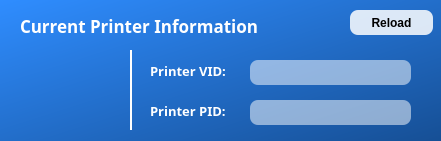
   <widget class="QFrame" name="frame_5">
    <property name="geometry">
     <rect>
      <x>730</x>
      <y>470</y>
      <width>441</width>
      <height>141</height>
     </rect>
    </property>
    <property name="styleSheet">
     <string notr="true">QFrame {
	background: qlineargradient(spread:pad, x1:0, y1:0, x2:1, y2:1, stop:0 rgba(47, 141, 255, 255), stop:1 rgba(22, 79, 149, 255));
	border-radius: 12px;
}</string>
    </property>
    <property name="frameShape">
     <enum>QFrame::StyledPanel</enum>
    </property>
    <property name="frameShadow">
     <enum>QFrame::Raised</enum>
    </property>
    <widget class="QLabel" name="label_20">
     <property name="geometry">
      <rect>
       <x>20</x>
       <y>0</y>
       <width>271</width>
       <height>51</height>
      </rect>
     </property>
     <property name="font">
      <font>
       <family>Sans Serif</family>
       <pointsize>13</pointsize>
       <weight>75</weight>
       <italic>false</italic>
       <bold>true</bold>
       <strikeout>false</strikeout>
       <kerning>true</kerning>
      </font>
     </property>
     <property name="styleSheet">
      <string notr="true">QLabel {
	text-align: center;
	background: transparent;
	color: white;
}</string>
     </property>
     <property name="text">
      <string>Current Printer Information</string>
     </property>
     <property name="textFormat">
      <enum>Qt::PlainText</enum>
     </property>
    </widget>
    <widget class="QLabel" name="label_24">
     <property name="geometry">
      <rect>
       <x>150</x>
       <y>60</y>
       <width>91</width>
       <height>21</height>
      </rect>
     </property>
     <property name="font">
      <font>
       <family>Sans Serif</family>
       <pointsize>10</pointsize>
       <weight>75</weight>
       <italic>false</italic>
       <bold>true</bold>
       <strikeout>false</strikeout>
       <kerning>true</kerning>
      </font>
     </property>
     <property name="styleSheet">
      <string notr="true">QLabel {
	text-align: center;
	background: transparent;
	color: white;
}</string>
     </property>
     <property name="text">
      <string>Printer VID:</string>
     </property>
     <property name="textFormat">
      <enum>Qt::PlainText</enum>
     </property>
    </widget>
    <widget class="QLineEdit" name="et_printerVid">
     <property name="geometry">
      <rect>
       <x>250</x>
       <y>60</y>
       <width>161</width>
       <height>25</height>
      </rect>
     </property>
     <property name="styleSheet">
      <string notr="true">QLineEdit {
	background: rgba(255, 255, 255, 130);
	border-radius: 8px;
	padding: 5px;
}</string>
     </property>
    </widget>
    <widget class="QLabel" name="label_25">
     <property name="geometry">
      <rect>
       <x>150</x>
       <y>100</y>
       <width>91</width>
       <height>21</height>
      </rect>
     </property>
     <property name="font">
      <font>
       <family>Sans Serif</family>
       <pointsize>10</pointsize>
       <weight>75</weight>
       <italic>false</italic>
       <bold>true</bold>
       <strikeout>false</strikeout>
       <kerning>true</kerning>
      </font>
     </property>
     <property name="styleSheet">
      <string notr="true">QLabel {
	text-align: center;
	background: transparent;
	color: white;
}</string>
     </property>
     <property name="text">
      <string>Printer PID:</string>
     </property>
     <property name="textFormat">
      <enum>Qt::PlainText</enum>
     </property>
    </widget>
    <widget class="QLineEdit" name="et_printerPid">
     <property name="geometry">
      <rect>
       <x>250</x>
       <y>100</y>
       <width>161</width>
       <height>25</height>
      </rect>
     </property>
     <property name="styleSheet">
      <string notr="true">QLineEdit {
	background: rgba(255, 255, 255, 130);
	border-radius: 8px;
	padding: 5px;
}</string>
     </property>
    </widget>
    <widget class="QFrame" name="frame_8">
     <property name="geometry">
      <rect>
       <x>130</x>
       <y>50</y>
       <width>2</width>
       <height>80</height>
      </rect>
     </property>
     <property name="styleSheet">
      <string notr="true">QFrame {
	background: white;
}</string>
     </property>
     <property name="frameShape">
      <enum>QFrame::StyledPanel</enum>
     </property>
     <property name="frameShadow">
      <enum>QFrame::Raised</enum>
     </property>
    </widget>
    <widget class="QPushButton" name="btn_reloadPrinterInformation">
     <property name="geometry">
      <rect>
       <x>350</x>
       <y>10</y>
       <width>83</width>
       <height>25</height>
      </rect>
     </property>
     <property name="cursor">
      <cursorShape>PointingHandCursor</cursorShape>
     </property>
     <property name="styleSheet">
      <string notr="true">QPushButton {
	background: rgba(255, 255, 255, 215);
	border-radius: 8px;
	font-weight: bold;
}</string>
     </property>
     <property name="text">
      <string>Reload</string>
     </property>
    </widget>
    <widget class="QLabel" name="lbl_iconPrinter_2">
     <property name="geometry">
      <rect>
       <x>40</x>
       <y>60</y>
       <width>62</width>
       <height>62</height>
      </rect>
     </property>
     <property name="styleSheet">
      <string notr="true">QLabel {
	background: transparent;
}</string>
     </property>
     <property name="pixmap">
      <pixmap>../../Downloads/print.png</pixmap>
     </property>
     <property name="scaledContents">
      <bool>true</bool>
     </property>
    </widget>
   </widget>
